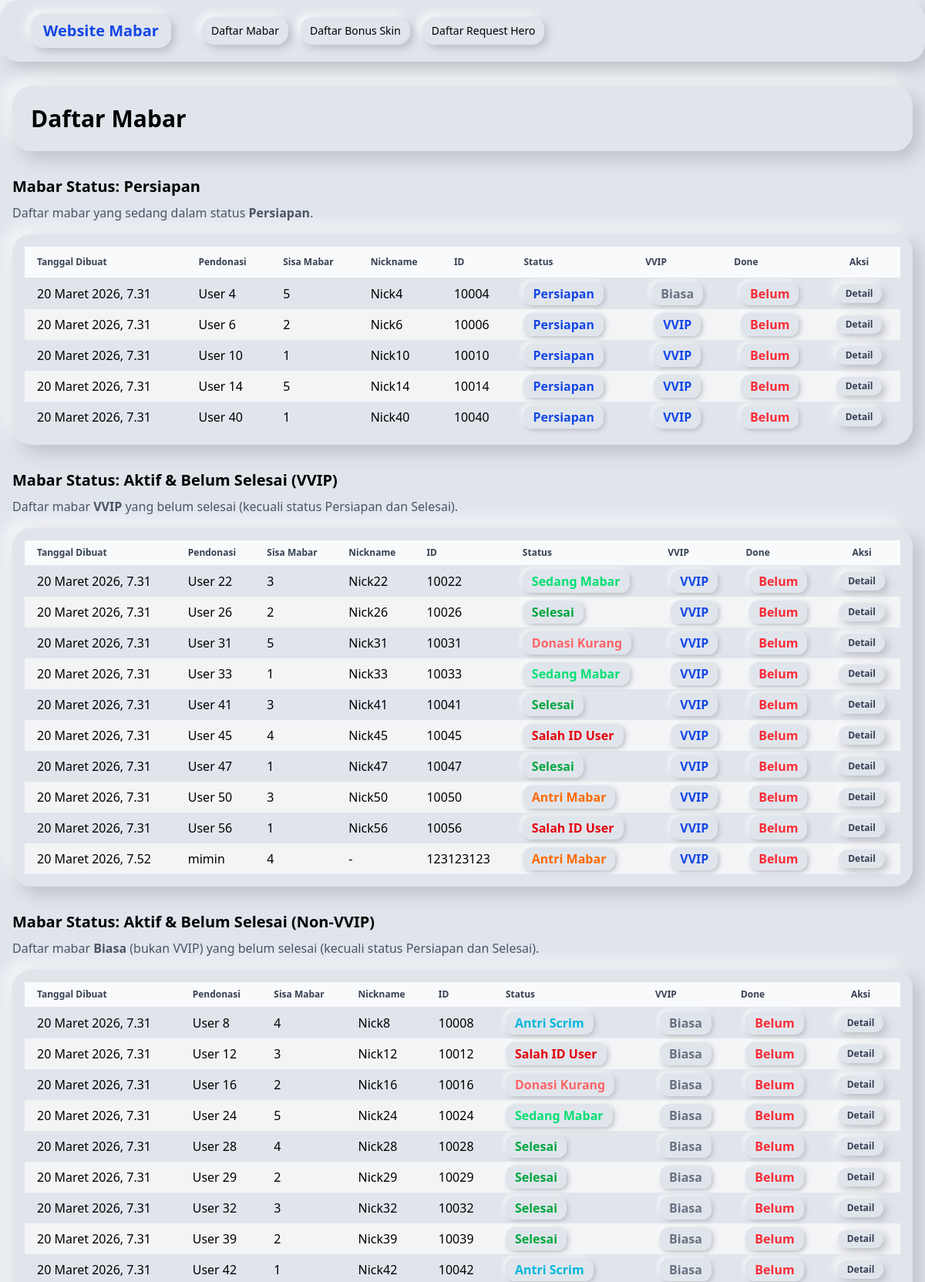
The page /public/list-mabar/ (upper part) on the database its author committed.
### mabar/models.py (models this page shows, shortened)
class Mabar(models.Model):
    STATUS_CHOICES = [
        ('antri', 'Antri Mabar'),
        ('antri_scrim', 'Antri Scrim'),
        ('salah_id', 'Salah ID User'),
        ('kurang', 'Donasi Kurang'),
        ('prepare', 'Persiapan'),
        ('in_mabar', 'Sedang Mabar'),
        ('done', 'Selesai'),
    ]
    donate_name = models.CharField(
        max_length=100,
        verbose_name="Pendonasi"
    )
    nickname = models.CharField(
        default="-",
        max_length=100,
        blank=True,
        null=True,
        verbose_name="Nickname"
    )
    id_user = models.IntegerField(
        verbose_name="ID"
    )
    zone_user = models.IntegerField(
        default=0,
        blank=True,
        null=True,
        verbose_name="Zone"
    )
    sisa_mabar = models.IntegerField(
        default=1,
        verbose_name="Sisa Mabar"
    )
    catatan = models.TextField(
        default="Pantau Status mabarmu!",
        blank=True,
        null=True,
        verbose_name="Catatan"
    )
    status = models.CharField(
        max_length=20,
        choices=STATUS_CHOICES,
        default='antri',
        verbose_name="Status"
    )
    date_created = models.DateTimeField(
        auto_now_add=True,
        verbose_name="Tanggal Dibuat"
    )
    is_vvip = models.BooleanField(
        default=False,
        verbose_name="Is VVIP"
    )
    is_done = models.BooleanField(
        default=False,
        verbose_name="Is Done"
    )
    class Meta:
        verbose_name = 'Mabar Record'
        verbose_name_plural = 'Mabar Records'
        ordering = ['-date_created']

### mabar/views.py (the view)
# urls.py: path('list-mabar/', views.mabar_list, name='mabar_list'),
def mabar_list(request):
    records = Mabar.objects.all().order_by('date_created')
    records_show_all_except_done_and_except_prepare = records.filter(is_done=False, status__in=['antri', 'antri_scrim', 'in_mabar', 'salah_id', 'kurang', 'done'])
    records_filter_by_status_prepare = records.filter(status='prepare', is_done=False)
    records_show_all_done = records.filter(is_done=True)
    context = {
        'records_all': records,
        'records_except_done': records_show_all_except_done_and_except_prepare,
        'prepare_records': records_filter_by_status_prepare,
        'done_records': records_show_all_done
    }
    return render(request, 'public/mabar_list.html', context)

### mabar/templates/public/mabar_list.html (shortened to what this page needs)
{% extends 'public/base.html' %}
{% block content %}
<div class="flex justify-between items-center mb-8 neu-card p-6">
    <h1 class="text-3xl font-bold">Daftar Mabar</h1>
</div>
<h2 class="text-xl font-semibold mb-2 mt-6">Mabar Status: Persiapan</h2>
<p class="mb-4 text-gray-600">Daftar mabar yang sedang dalam status <b>Persiapan</b>.</p>
<div class="overflow-x-auto mb-8 neu-card p-4">
    <table class="min-w-full divide-y divide-gray-200 bg-transparent rounded-2xl shadow-none">
        <thead class="bg-gray-50">
            <tr>
                <th class="px-4 py-3 text-left text-xs font-bold text-gray-700 whitespace-nowrap">Tanggal Dibuat</th>
                <th class="px-4 py-3 text-left text-xs font-bold text-gray-700 whitespace-nowrap">Pendonasi</th>
                <th class="px-4 py-3 text-left text-xs font-bold text-gray-700 whitespace-nowrap">Sisa Mabar</th>
                <th class="px-4 py-3 text-left text-xs font-bold text-gray-700 whitespace-nowrap">Nickname</th>
                <th class="px-4 py-3 text-left text-xs font-bold text-gray-700 whitespace-nowrap">ID</th>
                <th class="px-4 py-3 text-left text-xs font-bold text-gray-700 whitespace-nowrap">Status</th>
                <th class="px-4 py-3 text-left text-xs font-bold text-gray-700 whitespace-nowrap">VVIP</th>
                <th class="px-4 py-3 text-left text-xs font-bold text-gray-700 whitespace-nowrap">Done</th>
                <th class="px-4 py-3 text-center text-xs font-bold text-gray-700 whitespace-nowrap">Aksi</th>
            </tr>
        </thead>
        <tbody>
            {% for prepare in prepare_records %}
            <tr class="even:bg-gray-100 hover:bg-blue-100 transition-colors duration-100 group">
                <td class="px-4 py-2">{{ prepare.date_created }}</td>
                <td class="px-4 py-2">{{ prepare.donate_name }}</td>
                <td class="px-4 py-2">{{ prepare.sisa_mabar }}</td>
                <td class="px-4 py-2">{{ prepare.nickname }}</td>
                <td class="px-4 py-2">{{ prepare.id_user }}</td>
                <td class="px-4 py-2">
                    {% if prepare.status == 'done' %}
                        <span class="neu-badge text-green-600" title="Selesai">Selesai</span>
                    {% elif prepare.status == 'antri' %}
                        <span class="neu-badge text-orange-500" title="Antri Mabar">Antri Mabar</span>
                    {% elif prepare.status == 'antri_scrim' %}
                        <span class="neu-badge text-cyan-500" title="Antri Scrim">Antri Scrim</span>
                    {% elif prepare.status == 'prepare' %}
                        <span class="neu-badge text-blue-700" title="Persiapan">Persiapan</span>
                    {% elif prepare.status == 'in_mabar' %}
                        <span class="neu-badge text-green-400" title="Sedang Mabar">Sedang Mabar</span>
                    {% elif prepare.status == 'salah_id' %}
                        <span class="neu-badge text-red-600" title="Salah ID User">Salah ID User</span>
                    {% elif prepare.status == 'kurang' %}
                        <span class="neu-badge text-red-400" title="Donasi Kurang">Donasi Kurang</span>
                    {% else %}
                        <span class="neu-badge text-gray-500" title="{{ prepare.status }}">{{ prepare.status }}</span>
                    {% endif %}
                </td>
                <td class="px-4 py-2 text-center">
                    {% if prepare.is_vvip %}
                        <span class="neu-badge text-blue-700" title="VVIP">VVIP </span>
                    {% else %}
                        <span class="neu-badge text-gray-500" title="Biasa">Biasa </span>
                    {% endif %}
                </td>
                <td class="px-4 py-2 text-center">
                    {% if prepare.is_done %}
                        <span class="neu-badge text-green-600" title="Selesai">Selesai <i class="ti ti-circle-check-filled text-green-600"></i></span>
                    {% else %}
                        <span class="neu-badge text-red-500" title="Belum">Belum </span>
                    {% endif %}
                </td>
                <td class="px-4 py-2 text-center">
                    {% if prepare.id %}
                        <div class="flex flex-row gap-2 justify-center">
                            <a href="{% url 'mabar_detail' prepare.id %}" class="neu-btn px-3 py-1 text-xs text-gray-700 font-semibold">Detail</a>
                        </div>
                    {% endif %}
                </td>
            </tr>
            {% endfor %}
        </tbody>
    </table>
</div>
<h2 class="text-xl font-semibold mb-2 mt-6">Mabar Status: Aktif & Belum Selesai (VVIP)</h2>
<p class="mb-4 text-gray-600">Daftar mabar <b>VVIP</b> yang belum selesai (kecuali status Persiapan dan Selesai).</p>
<div class="overflow-x-auto mb-8 neu-card p-4">
    <table class="min-w-full divide-y divide-gray-200 bg-transparent rounded-2xl shadow-none">
        <thead class="bg-gray-50">
            <tr>
                <th class="px-4 py-2 text-left text-xs font-semibold text-gray-700">Tanggal Dibuat</th>
                <th class="px-4 py-2 text-left text-xs font-semibold text-gray-700">Pendonasi</th>
                <th class="px-4 py-2 text-left text-xs font-semibold text-gray-700">Sisa Mabar</th>
                <th class="px-4 py-2 text-left text-xs font-semibold text-gray-700">Nickname</th>
                <th class="px-4 py-2 text-left text-xs font-semibold text-gray-700">ID</th>
                <th class="px-4 py-2 text-left text-xs font-semibold text-gray-700">Status</th>
                <th class="px-4 py-2 text-left text-xs font-semibold text-gray-700">VVIP</th>
                <th class="px-4 py-2 text-left text-xs font-semibold text-gray-700">Done</th>
                <th class="px-4 py-2 text-center text-xs font-semibold text-gray-700">Aksi</th>
            </tr>
        </thead>
        <tbody>
            {% for record in records_except_done %}
                {% if record.is_vvip %}
                <tr class="even:bg-gray-100 hover:bg-blue-100 transition-colors duration-100 group">
                    <td class="px-4 py-2">{{ record.date_created }}</td>
                    <td class="px-4 py-2">{{ record.donate_name }}</td>
                    <td class="px-4 py-2">{{ record.sisa_mabar }}</td>
                    <td class="px-4 py-2">{{ record.nickname }}</td>
                    <td class="px-4 py-2">{{ record.id_user }}</td>
                    <td class="px-4 py-2">
                        {% if record.status == 'done' %}
                            <span class="neu-badge text-green-600" title="Selesai">Selesai</span>
                        {% elif record.status == 'antri' %}
                            <span class="neu-badge text-orange-500" title="Antri Mabar">Antri Mabar</span>
                        {% elif record.status == 'antri_scrim' %}
                            <span class="neu-badge text-cyan-500" title="Antri Scrim">Antri Scrim</span>
                        {% elif record.status == 'prepare' %}
                            <span class="neu-badge text-blue-700" title="Persiapan">Persiapan</span>
                        {% elif record.status == 'in_mabar' %}
                            <span class="neu-badge text-green-400" title="Sedang Mabar">Sedang Mabar</span>
                        {% elif record.status == 'salah_id' %}
                            <span class="neu-badge text-red-600" title="Salah ID User">Salah ID User</span>
                        {% elif record.status == 'kurang' %}
                            <span class="neu-badge text-red-400" title="Donasi Kurang">Donasi Kurang</span>
                        {% else %}
                            <span class="neu-badge text-gray-500" title="{{ record.status }}">{{ record.status }}</span>
                        {% endif %}
                    </td>
                    <td class="px-4 py-2 text-center">
                        {% if record.is_vvip %}
                            <span class="neu-badge text-blue-700" title="VVIP">VVIP </span>
                        {% else %}
                            <span class="neu-badge text-gray-500" title="Biasa">Biasa <i class="ti ti-xbox-x-filled text-gray-500"></i></span>
                        {% endif %}
                    </td>
                    <td class="px-4 py-2 text-center">
                        {% if record.is_done %}
                            <span class="neu-badge text-green-600" title="Selesai">Selesai <i class="ti ti-circle-check-filled text-green-600"></i></span>
                        {% else %}
                            <span class="neu-badge text-red-500" title="Belum">Belum </span>
                        {% endif %}
                    </td>
                    <td class="px-4 py-2 text-center">
                        {% if record.id %}
                            <div class="flex flex-row gap-2 justify-center">
                                <a href="{% url 'mabar_detail' record.id %}" class="neu-btn px-3 py-1 text-xs text-gray-700 font-semibold">Detail</a>
                            </div>
                        {% endif %}
                    </td>
                </tr>
                {% endif %}
            {% endfor %}
        </tbody>
    </table>
</div>
<h2 class="text-xl font-semibold mb-2 mt-6">Mabar Status: Aktif & Belum Selesai (Non-VVIP)</h2>
<p class="mb-4 text-gray-600">Daftar mabar <b>Biasa</b> (bukan VVIP) yang belum selesai (kecuali status Persiapan dan Selesai).</p>
<div class="overflow-x-auto mb-8 neu-card p-4">
    <table class="min-w-full divide-y divide-gray-200 bg-transparent rounded-2xl shadow-none">
        <thead class="bg-gray-50">
            <tr>
                <th class="px-4 py-2 text-left text-xs font-semibold text-gray-700">Tanggal Dibuat</th>
                <th class="px-4 py-2 text-left text-xs font-semibold text-gray-700">Pendonasi</th>
                <th class="px-4 py-2 text-left text-xs font-semibold text-gray-700">Sisa Mabar</th>
                <th class="px-4 py-2 text-left text-xs font-semibold text-gray-700">Nickname</th>
                <th class="px-4 py-2 text-left text-xs font-semibold text-gray-700">ID</th>
                <th class="px-4 py-2 text-left text-xs font-semibold text-gray-700">Status</th>
                <th class="px-4 py-2 text-left text-xs font-semibold text-gray-700">VVIP</th>
                <th class="px-4 py-2 text-left text-xs font-semibold text-gray-700">Done</th>
                <th class="px-4 py-2 text-center text-xs font-semibold text-gray-700">Aksi</th>
            </tr>
        </thead>
        <tbody>
            {% for record in records_except_done %}
                {% if not record.is_vvip %}
                <tr class="even:bg-gray-100 hover:bg-blue-100 transition-colors duration-100 group">
                    <td class="px-4 py-2">{{ record.date_created }}</td>
                    <td class="px-4 py-2">{{ record.donate_name }}</td>
                    <td class="px-4 py-2">{{ record.sisa_mabar }}</td>
                    <td class="px-4 py-2">{{ record.nickname }}</td>
                    <td class="px-4 py-2">{{ record.id_user }}</td>
                    <td class="px-4 py-2">
                        {% if record.status == 'done' %}
                            <span class="neu-badge text-green-600" title="Selesai">Selesai</span>
                        {% elif record.status == 'antri' %}
                            <span class="neu-badge text-orange-500" title="Antri Mabar">Antri Mabar</span>
                        {% elif record.status == 'antri_scrim' %}
                            <span class="neu-badge text-cyan-500" title="Antri Scrim">Antri Scrim</span>
                        {% elif record.status == 'prepare' %}
                            <span class="neu-badge text-blue-700" title="Persiapan">Persiapan</span>
                        {% elif record.status == 'in_mabar' %}
                            <span class="neu-badge text-green-400" title="Sedang Mabar">Sedang Mabar</span>
                        {% elif record.status == 'salah_id' %}
                            <span class="neu-badge text-red-600" title="Salah ID User">Salah ID User</span>
                        {% elif record.status == 'kurang' %}
                            <span class="neu-badge text-red-400" title="Donasi Kurang">Donasi Kurang</span>
                        {% else %}
                            <span class="neu-badge text-gray-500" title="{{ record.status }}">{{ record.status }}</span>
                        {% endif %}
                    </td>
                    <td class="px-4 py-2 text-center">
                        {% if record.is_vvip %}
                            <span class="neu-badge text-blue-700" title="VVIP">VVIP <i class="ti ti-circle-check-filled text-blue-700"></i></span>
                        {% else %}
                            <span class="neu-badge text-gray-500" title="Biasa">Biasa </span>
                        {% endif %}
                    </td>
                    <td class="px-4 py-2 text-center">
                        {% if record.is_done %}
                            <span class="neu-badge text-green-600" title="Selesai">Selesai <i class="ti ti-circle-check-filled text-green-600"></i></span>
                        {% else %}
                            <span class="neu-badge text-red-500" title="Belum">Belum </span>
                        {% endif %}
                    </td>
                    <td class="px-4 py-2 text-center">
                        {% if record.id %}
                            <div class="flex flex-row gap-2 justify-center">
                                <a href="{% url 'mabar_detail' record.id %}" class="neu-btn px-3 py-1 text-xs text-gray-700 font-semibold">Detail</a>
                            </div>
                        {% endif %}
                    </td>
                </tr>
                {% endif %}
            {% endfor %}
        </tbody>
    </table>
</div>
{% endblock %}

### rows shown on the page
Mabar: date_created "20 Maret 2026, 7.31", donate_name "User 4", sisa_mabar "5", nickname "Nick4", id_user "10004", status "Persiapan", is_vvip "Biasa", is_done "Belum", shows "Detail"
Mabar: date_created "20 Maret 2026, 7.31", donate_name "User 6", sisa_mabar "2", nickname "Nick6", id_user "10006", status "Persiapan", is_vvip "VVIP", is_done "Belum", shows "Detail"
Mabar: date_created "20 Maret 2026, 7.31", donate_name "User 10", sisa_mabar "1", nickname "Nick10", id_user "10010", status "Persiapan", is_vvip "VVIP", is_done "Belum", shows "Detail"
Mabar: date_created "20 Maret 2026, 7.31", donate_name "User 14", sisa_mabar "5", nickname "Nick14", id_user "10014", status "Persiapan", is_vvip "VVIP", is_done "Belum", shows "Detail"
Mabar: date_created "20 Maret 2026, 7.31", donate_name "User 40", sisa_mabar "1", nickname "Nick40", id_user "10040", status "Persiapan", is_vvip "VVIP", is_done "Belum", shows "Detail"
Mabar: date_created "20 Maret 2026, 7.31", donate_name "User 22", sisa_mabar "3", nickname "Nick22", id_user "10022", status "Sedang Mabar", is_vvip "VVIP", is_done "Belum", shows "Detail"
Mabar: date_created "20 Maret 2026, 7.31", donate_name "User 26", sisa_mabar "2", nickname "Nick26", id_user "10026", status "Selesai", is_vvip "VVIP", is_done "Belum", shows "Detail"
Mabar: date_created "20 Maret 2026, 7.31", donate_name "User 31", sisa_mabar "5", nickname "Nick31", id_user "10031", status "Donasi Kurang", is_vvip "VVIP", is_done "Belum", shows "Detail"
Mabar: date_created "20 Maret 2026, 7.31", donate_name "User 33", sisa_mabar "1", nickname "Nick33", id_user "10033", status "Sedang Mabar", is_vvip "VVIP", is_done "Belum", shows "Detail"
Mabar: date_created "20 Maret 2026, 7.31", donate_name "User 41", sisa_mabar "3", nickname "Nick41", id_user "10041", status "Selesai", is_vvip "VVIP", is_done "Belum", shows "Detail"
Mabar: date_created "20 Maret 2026, 7.31", donate_name "User 45", sisa_mabar "4", nickname "Nick45", id_user "10045", status "Salah ID User", is_vvip "VVIP", is_done "Belum", shows "Detail"
Mabar: date_created "20 Maret 2026, 7.31", donate_name "User 47", sisa_mabar "1", nickname "Nick47", id_user "10047", status "Selesai", is_vvip "VVIP", is_done "Belum", shows "Detail"
Mabar: date_created "20 Maret 2026, 7.31", donate_name "User 50", sisa_mabar "3", nickname "Nick50", id_user "10050", status "Antri Mabar", is_vvip "VVIP", is_done "Belum", shows "Detail"
Mabar: date_created "20 Maret 2026, 7.31", donate_name "User 56", sisa_mabar "1", nickname "Nick56", id_user "10056", status "Salah ID User", is_vvip "VVIP", is_done "Belum", shows "Detail"
Mabar: date_created "20 Maret 2026, 7.52", donate_name "mimin", sisa_mabar "4", nickname "-", id_user "123123123", status "Antri Mabar", is_vvip "VVIP", is_done "Belum", shows "Detail"
Mabar: date_created "20 Maret 2026, 7.31", donate_name "User 8", sisa_mabar "4", nickname "Nick8", id_user "10008", status "Antri Scrim", is_vvip "Biasa", is_done "Belum", shows "Detail"
Mabar: date_created "20 Maret 2026, 7.31", donate_name "User 12", sisa_mabar "3", nickname "Nick12", id_user "10012", status "Salah ID User", is_vvip "Biasa", is_done "Belum", shows "Detail"
Mabar: date_created "20 Maret 2026, 7.31", donate_name "User 16", sisa_mabar "2", nickname "Nick16", id_user "10016", status "Donasi Kurang", is_vvip "Biasa", is_done "Belum", shows "Detail"
Mabar: date_created "20 Maret 2026, 7.31", donate_name "User 24", sisa_mabar "5", nickname "Nick24", id_user "10024", status "Sedang Mabar", is_vvip "Biasa", is_done "Belum", shows "Detail"
Mabar: date_created "20 Maret 2026, 7.31", donate_name "User 28", sisa_mabar "4", nickname "Nick28", id_user "10028", status "Selesai", is_vvip "Biasa", is_done "Belum", shows "Detail"
Mabar: date_created "20 Maret 2026, 7.31", donate_name "User 29", sisa_mabar "2", nickname "Nick29", id_user "10029", status "Selesai", is_vvip "Biasa", is_done "Belum", shows "Detail"
Mabar: date_created "20 Maret 2026, 7.31", donate_name "User 32", sisa_mabar "3", nickname "Nick32", id_user "10032", status "Selesai", is_vvip "Biasa", is_done "Belum", shows "Detail"
Mabar: date_created "20 Maret 2026, 7.31", donate_name "User 39", sisa_mabar "2", nickname "Nick39", id_user "10039", status "Selesai", is_vvip "Biasa", is_done "Belum", shows "Detail"
Mabar: date_created "20 Maret 2026, 7.31", donate_name "User 42", sisa_mabar "1", nickname "Nick42", id_user "10042", status "Antri Scrim", is_vvip "Biasa", is_done "Belum", shows "Detail"
